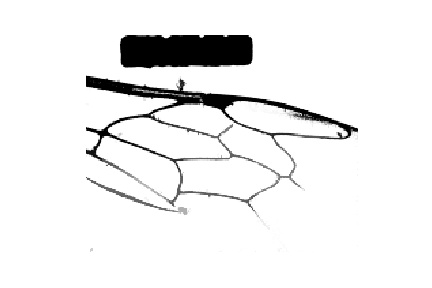
#> input picture enhanced_image/007 Osmia ribifloris m right 4x.jpg, 432 x 288 px, found by its file name
$ jupyter execute center_func.ipynb   (shell and % lines are left out)   (older library calls are emulated)
#> lines starting #> are read from the running program, lines starting #| are printed output that depends on the picture; after the words box and inside, x2 and y2 are one past the last pixel; in counts of white or black regions, pixels touching at a corner belong together
#> the sliders are set to deg = 180
#> in center_cell_after_rotation_by, `img = skimage.transform.rotate(image, deg, resize=True)`:
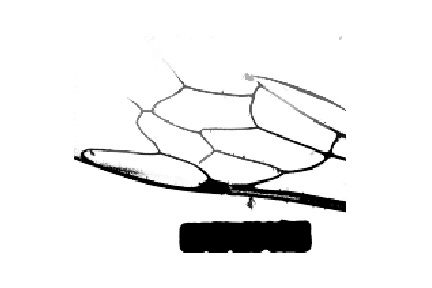
#> img: shape (288, 432) float64; min 0, max 1, mean 0.934
[cell 1]
import numpy as np
from skimage.morphology import skeletonize, medial_axis, watershed, disk
from skimage import data
from scipy import ndimage as ndi
from scipy.spatial import distance
import matplotlib.pyplot as plt
from skimage.util import invert
from skimage.io import imshow, imread
from skimage.color import rgb2gray
from skimage.feature import peak_local_max, canny
from scipy import ndimage
from skimage.filters import sobel
from skimage.measure import label, regionprops
from skimage.filters import rank

import numpy as np
from skimage import io
from skimage.feature import canny
from scipy import ndimage as ndi
import matplotlib.pyplot as plt
from skimage.morphology import watershed, disk
from skimage.filters import rank
from skimage.util import img_as_ubyte
from skimage import segmentation
np.set_printoptions(threshold=np.nan)
import math, skimage
from skimage import morphology
from skimage.measure import label, regionprops
from skimage.feature import corner_harris, corner_subpix, corner_peaks

def centroid(image):
    #Uses watershed to segment each wing into separate cells
    img = image
    denoised = rank.median(img, disk(2))
    markers = rank.gradient(denoised, disk(5)) < 10
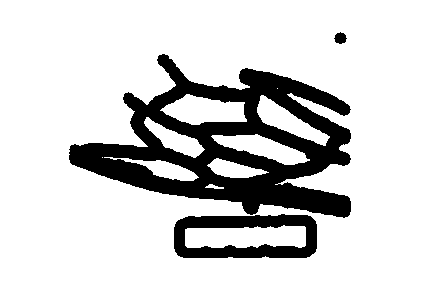
#> markers: shape (288, 432) bool; 81.8% white; 3 black regions
    markers = ndi.label(markers)[0]
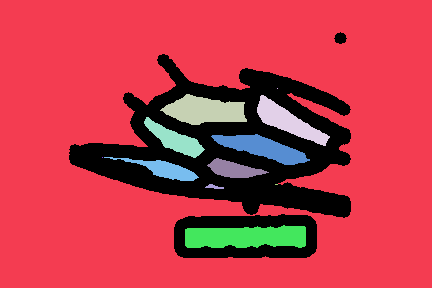
#> markers: shape (288, 432) int32; 13 distinct labels, from 0 to 12; one colour per label, 0 black
    gradient = rank.gradient(denoised, disk(2))
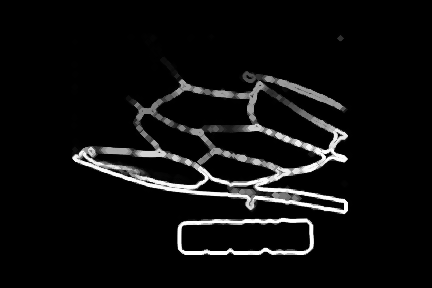
#> gradient: shape (288, 432); min 0, max 255, mean 14.8
    labels = watershed(gradient, markers)
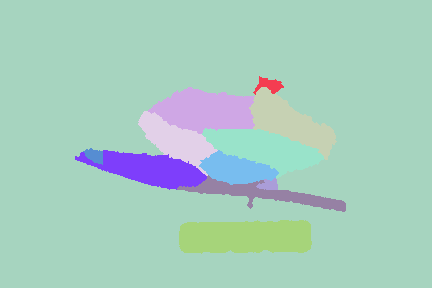
#> labels: shape (288, 432) int32; 12 distinct labels, from 1 to 12; one colour per label, 0 black
    cleared = segmentation.clear_border(labels)
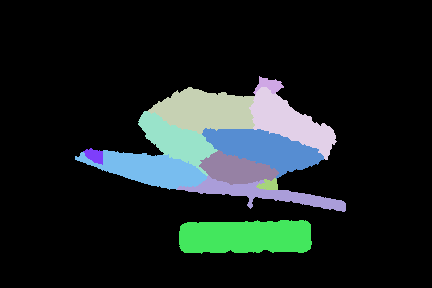
#> cleared: shape (288, 432) int32; 12 distinct labels, from 0 to 12; one colour per label, 0 black
    denoised = rank.median(img, disk(2))
    gradient = rank.gradient(denoised, disk(5))
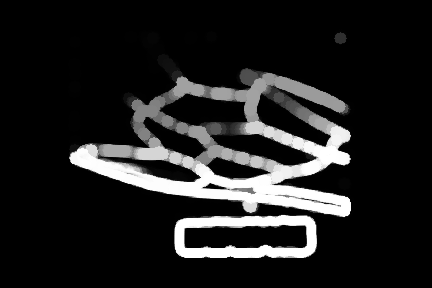
#> gradient: shape (288, 432); min 0, max 255, mean 32.7
    thres = 30
    gradient[gradient > thres] = 255
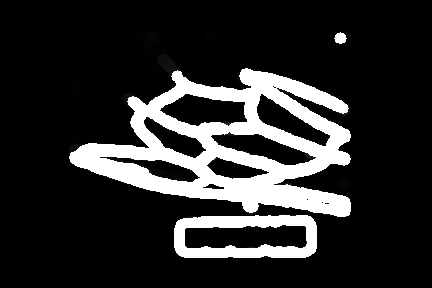
#> gradient: shape (288, 432); 14.05% of pixels changed, all inside (x1, y1, x2, y2) = (69, 32, 351, 258)

    labeled_wing = cleared
    regions = regionprops(labeled_wing)
#> regions = 11 regions; largest, box (x1, y1, x2, y2) and area: (179, 220, 312, 254) 4024, (148, 87, 255, 134) 3326, (202, 128, 324, 179) 3200, (75, 150, 207, 190) 2789, (249, 87, 337, 160) 2758

    #Filters regions based on area
    filtered_regions = []
    filtered_regions_area = []
    for props in regions:
        area = props.area
        if area>1000 and area<400000:
            filtered_regions.append(props)
            filtered_regions_area.append(area)
#> this loop made 11 passes
#> area on passes 1 to 11: 275, 3326, 2758, 2156, 3200, 212, 2789, 1642, 1886, 177, 4024
#> after the loop, filtered_regions = 8 regions; box (x1, y1, x2, y2) and area: (179, 220, 312, 254) 4024, (148, 87, 255, 134) 3326, (202, 128, 324, 179) 3200, (75, 150, 207, 190) 2789, (249, 87, 337, 160) 2758, (138, 111, 218, 176) 2156, (177, 175, 346, 212) 1886, (199, 150, 279, 185) 1642; filtered_regions_area = [3326, 2758, 2156, 3200, 2789, 1642, 1886, 4024]

    # [8 lines of commented-out code are left out]
    centroids = []
    centroids_x = []
    centroids_y = []
    for region in filtered_regions:
        y0, x0 = region.centroid
        region_centroid = (x0, y0)
        centroids.append(region_centroid)
        centroids_x.append(x0)
        centroids_y.append(y0)
#> this loop made 8 passes
#> (y0, x0, region_centroid) on passes 1 to 8: (110.3, 205.3, (205.3, 110.3)), (122.1, 289.6, (289.6, 122.1)), (140, 175.8, (175.8, 140)), (148.3, 263.8, (263.8, 148.3)), (168.7, 148.8, (148.8, 168.7)), (169, 235.8, (235.8, 169)), (193.7, 263.8, (263.8, 193.7)), (236.5, 245.2, (245.2, 236.5))
#> after the loop, centroids = [(205.3, 110.3), (289.6, 122.1), (175.8, 140), (263.8, 148.3), (148.8, 168.7), (235.8, 169), (263.8, 193.7), (245.2, 236.5)]; centroids_x = [205.3, 289.6, 175.8, 263.8, 148.8, 235.8, 263.8, 245.2]; centroids_y = [110.3, 122.1, 140, 148.3, 168.7, 169, 193.7, 236.5]

    avg_x = np.mean(centroids_x)
#> avg_x = 228.5
    avg_y = np.mean(centroids_y)
#> avg_y = 161

    #Calculates the distance between each centroid to the center
    distances_from_center = []
    for centroid in centroids:
        distances_from_center.append(distance.euclidean(centroid, (avg_x, avg_y)))
#> this loop made 8 passes
#> after the loop, distances_from_center = [55.81, 72.5, 56.79, 37.53, 80.11, 10.78, 48.01, 77.26]

    #Normalizes distances from center
    distance_sd = np.std(distances_from_center)
#> distance_sd = 21.64
    distance_mean = np.mean(distances_from_center)
#> distance_mean = 54.85
    dist_from_cent_norm = [dist_from_center/distance_mean for dist_from_center in distances_from_center]
#> dist_from_cent_norm = [1.02, 1.32, 1.04, 0.684, 1.46, 0.197, 0.875, 1.41]

    #Normalizes areas
    area_sd = np.std(filtered_regions_area)
#> area_sd = 748.3
    area_mean = np.mean(filtered_regions_area)
#> area_mean = 2722.6
    area_norm = [area/area_mean for area in filtered_regions_area ]
#> area_norm = [1.22, 1.01, 0.792, 1.18, 1.02, 0.603, 0.693, 1.48]

    #Weights each region centroid based on distance to the center, and size
    distance_weight = 1
    size_weight = 0.3

    weighted_values = []
    for i in range(len(filtered_regions)):
        weighted_values.append(size_weight*area_norm[i] - distance_weight*dist_from_cent_norm[i])
#> this loop made 8 passes
#> after the loop, weighted_values = [-0.651, -1.02, -0.798, -0.332, -1.15, -0.0156, -0.668, -0.965]

    max_index = weighted_values.index(max(weighted_values))
#> max_index = 5
    center_cell = filtered_regions[max_index]
    center_cell_x, center_cell_y = center_cell.centroid[1], center_cell.centroid[0]
#> center_cell_x = 235.8; center_cell_y = 169
    return center_cell.centroid[0], center_cell.centroid[1]

# centroid("enhanced_image/060 Lasioglossum nymphaerum f left 4x.jpg")
#print("Centroid", centroid("enhanced_image/060 Lasioglossum nymphaerum f left 4x.jpg"))

[cell 2]
from ipywidgets import interact, fixed

image = imread("enhanced_image/007 Osmia ribifloris m right 4x.jpg")[..., 1]

@interact(deg=(0, 360, 1))
def center_cell_after_rotation_by(deg=0):
    img = skimage.transform.rotate(image, deg, resize=True)
    C = centroid(img)
#> C = (169, 235.8)

    plt.imshow(img, cmap='gray')
    plt.scatter([C[1]], [C[0]])
    plt.show()
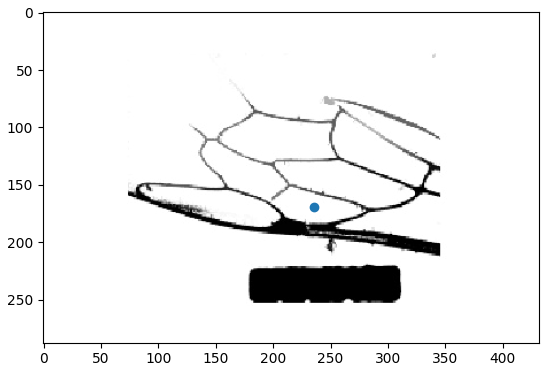
#> figure drawn by matplotlib, 1 panel
